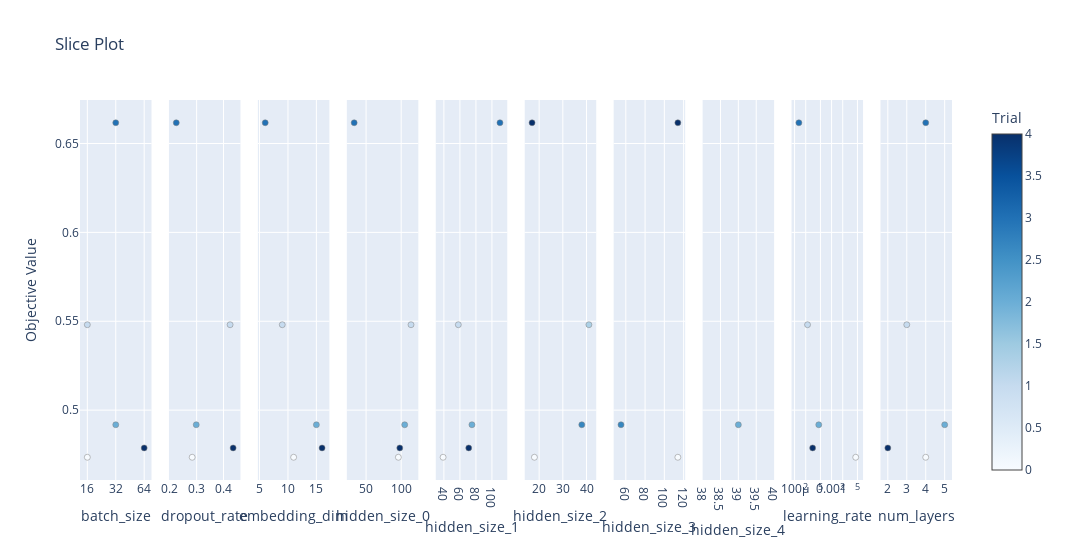

Notebook source saved alongside this figure:
### Code cell
# Slice Plot
plot_slice(study).show()

### Figure 1 — Plotly figure (JSON) as saved in the notebook; plotly's stock layout.template omitted (floating-point values rounded to 4 significant figures)
{"data": [{"marker": {"color": [0, 1, 2, 3, 4], "colorbar": {"title": {"text": "Trial"}, "x": 1, "xpad": 40}, "colorscale": [[0, "rgb(247,251,255)"], [0.125, "rgb(222,235,247)"], [0.25, "rgb(198,219,239)"], [0.375, "rgb(158,202,225)"], [0.5, "rgb(107,174,214)"], [0.625, "rgb(66,146,198)"], [0.75, "rgb(33,113,181)"], [0.875, "rgb(8,81,156)"], [1, "rgb(8,48,107)"]], "line": {"color": "Grey", "width": 0.5}, "showscale": true}, "mode": "markers", "name": "Feasible Trial", "showlegend": false, "type": "scatter", "x": [16, 16, 32, 32, 64], "xaxis": "x", "y": [0.4735, 0.5481, 0.4918, 0.6617, 0.4787], "yaxis": "y"}, {"marker": {"color": [0, 1, 2, 3, 4], "colorbar": {"title": {"text": "Trial"}, "x": 1, "xpad": 40}, "colorscale": [[0, "rgb(247,251,255)"], [0.125, "rgb(222,235,247)"], [0.25, "rgb(198,219,239)"], [0.375, "rgb(158,202,225)"], [0.5, "rgb(107,174,214)"], [0.625, "rgb(66,146,198)"], [0.75, "rgb(33,113,181)"], [0.875, "rgb(8,81,156)"], [1, "rgb(8,48,107)"]], "line": {"color": "Grey", "width": 0.5}, "showscale": false}, "mode": "markers", "name": "Feasible Trial", "showlegend": false, "type": "scatter", "x": [0.2834, 0.4243, 0.2985, 0.2243, 0.4356], "xaxis": "x2", "y": [0.4735, 0.5481, 0.4918, 0.6617, 0.4787], "yaxis": "y2"}, {"marker": {"color": [0, 1, 2, 3, 4], "colorbar": {"title": {"text": "Trial"}, "x": 1, "xpad": 40}, "colorscale": [[0, "rgb(247,251,255)"], [0.125, "rgb(222,235,247)"], [0.25, "rgb(198,219,239)"], [0.375, "rgb(158,202,225)"], [0.5, "rgb(107,174,214)"], [0.625, "rgb(66,146,198)"], [0.75, "rgb(33,113,181)"], [0.875, "rgb(8,81,156)"], [1, "rgb(8,48,107)"]], "line": {"color": "Grey", "width": 0.5}, "showscale": false}, "mode": "markers", "name": "Feasible Trial", "showlegend": false, "type": "scatter", "x": [11, 9, 15, 6, 16], "xaxis": "x3", "y": [0.4735, 0.5481, 0.4918, 0.6617, 0.4787], "yaxis": "y3"}, {"marker": {"color": [0, 1, 2, 3, 4], "colorbar": {"title": {"text": "Trial"}, "x": 1, "xpad": 40}, "colorscale": [[0, "rgb(247,251,255)"], [0.125, "rgb(222,235,247)"], [0.25, "rgb(198,219,239)"], [0.375, "rgb(158,202,225)"], [0.5, "rgb(107,174,214)"], [0.625, "rgb(66,146,198)"], [0.75, "rgb(33,113,181)"], [0.875, "rgb(8,81,156)"], [1, "rgb(8,48,107)"]], "line": {"color": "Grey", "width": 0.5}, "showscale": false}, "mode": "markers", "name": "Feasible Trial", "showlegend": false, "type": "scatter", "x": [96, 114, 105, 33, 98], "xaxis": "x4", "y": [0.4735, 0.5481, 0.4918, 0.6617, 0.4787], "yaxis": "y4"}, {"marker": {"color": [0, 1, 2, 3, 4], "colorbar": {"title": {"text": "Trial"}, "x": 1, "xpad": 40}, "colorscale": [[0, "rgb(247,251,255)"], [0.125, "rgb(222,235,247)"], [0.25, "rgb(198,219,239)"], [0.375, "rgb(158,202,225)"], [0.5, "rgb(107,174,214)"], [0.625, "rgb(66,146,198)"], [0.75, "rgb(33,113,181)"], [0.875, "rgb(8,81,156)"], [1, "rgb(8,48,107)"]], "line": {"color": "Grey", "width": 0.5}, "showscale": false}, "mode": "markers", "name": "Feasible Trial", "showlegend": false, "type": "scatter", "x": [39, 58, 75, 110, 71], "xaxis": "x5", "y": [0.4735, 0.5481, 0.4918, 0.6617, 0.4787], "yaxis": "y5"}, {"marker": {"color": [0, 1, 2, 3], "colorbar": {"title": {"text": "Trial"}, "x": 1, "xpad": 40}, "colorscale": [[0, "rgb(247,251,255)"], [0.125, "rgb(222,235,247)"], [0.25, "rgb(198,219,239)"], [0.375, "rgb(158,202,225)"], [0.5, "rgb(107,174,214)"], [0.625, "rgb(66,146,198)"], [0.75, "rgb(33,113,181)"], [0.875, "rgb(8,81,156)"], [1, "rgb(8,48,107)"]], "line": {"color": "Grey", "width": 0.5}, "showscale": false}, "mode": "markers", "name": "Feasible Trial", "showlegend": false, "type": "scatter", "x": [18, 41, 38, 17], "xaxis": "x6", "y": [0.4735, 0.5481, 0.4918, 0.6617], "yaxis": "y6"}, {"marker": {"color": [0, 2, 3], "colorbar": {"title": {"text": "Trial"}, "x": 1, "xpad": 40}, "colorscale": [[0, "rgb(247,251,255)"], [0.125, "rgb(222,235,247)"], [0.25, "rgb(198,219,239)"], [0.375, "rgb(158,202,225)"], [0.5, "rgb(107,174,214)"], [0.625, "rgb(66,146,198)"], [0.75, "rgb(33,113,181)"], [0.875, "rgb(8,81,156)"], [1, "rgb(8,48,107)"]], "line": {"color": "Grey", "width": 0.5}, "showscale": false}, "mode": "markers", "name": "Feasible Trial", "showlegend": false, "type": "scatter", "x": [114, 55, 114], "xaxis": "x7", "y": [0.4735, 0.4918, 0.6617], "yaxis": "y7"}, {"marker": {"color": [2], "colorbar": {"title": {"text": "Trial"}, "x": 1, "xpad": 40}, "colorscale": [[0, "rgb(247,251,255)"], [0.125, "rgb(222,235,247)"], [0.25, "rgb(198,219,239)"], [0.375, "rgb(158,202,225)"], [0.5, "rgb(107,174,214)"], [0.625, "rgb(66,146,198)"], [0.75, "rgb(33,113,181)"], [0.875, "rgb(8,81,156)"], [1, "rgb(8,48,107)"]], "line": {"color": "Grey", "width": 0.5}, "showscale": false}, "mode": "markers", "name": "Feasible Trial", "showlegend": false, "type": "scatter", "x": [39], "xaxis": "x8", "y": [0.4918], "yaxis": "y8"}, {"marker": {"color": [0, 1, 2, 3, 4], "colorbar": {"title": {"text": "Trial"}, "x": 1, "xpad": 40}, "colorscale": [[0, "rgb(247,251,255)"], [0.125, "rgb(222,235,247)"], [0.25, "rgb(198,219,239)"], [0.375, "rgb(158,202,225)"], [0.5, "rgb(107,174,214)"], [0.625, "rgb(66,146,198)"], [0.75, "rgb(33,113,181)"], [0.875, "rgb(8,81,156)"], [1, "rgb(8,48,107)"]], "line": {"color": "Grey", "width": 0.5}, "showscale": false}, "mode": "markers", "name": "Feasible Trial", "showlegend": false, "type": "scatter", "x": [0.004492, 0.0002238, 0.0004502, 0.0001306, 0.0003077], "xaxis": "x9", "y": [0.4735, 0.5481, 0.4918, 0.6617, 0.4787], "yaxis": "y9"}, {"marker": {"color": [0, 1, 2, 3, 4], "colorbar": {"title": {"text": "Trial"}, "x": 1, "xpad": 40}, "colorscale": [[0, "rgb(247,251,255)"], [0.125, "rgb(222,235,247)"], [0.25, "rgb(198,219,239)"], [0.375, "rgb(158,202,225)"], [0.5, "rgb(107,174,214)"], [0.625, "rgb(66,146,198)"], [0.75, "rgb(33,113,181)"], [0.875, "rgb(8,81,156)"], [1, "rgb(8,48,107)"]], "line": {"color": "Grey", "width": 0.5}, "showscale": false}, "mode": "markers", "name": "Feasible Trial", "showlegend": false, "type": "scatter", "x": [4, 3, 5, 4, 2], "xaxis": "x10", "y": [0.4735, 0.5481, 0.4918, 0.6617, 0.4787], "yaxis": "y10"}], "layout": {"title": {"text": "Slice Plot"}, "width": 3000, "xaxis": {"anchor": "y", "categoryarray": [16, 32, 64], "categoryorder": "array", "domain": [0, 0.082], "title": {"text": "batch_size"}, "type": "category"}, "xaxis10": {"anchor": "y10", "domain": [0.918, 1.0], "title": {"text": "num_layers"}}, "xaxis2": {"anchor": "y2", "domain": [0.102, 0.184], "title": {"text": "dropout_rate"}}, "xaxis3": {"anchor": "y3", "domain": [0.204, 0.286], "title": {"text": "embedding_dim"}}, "xaxis4": {"anchor": "y4", "domain": [0.306, 0.388], "title": {"text": "hidden_size_0"}}, "xaxis5": {"anchor": "y5", "domain": [0.408, 0.49], "title": {"text": "hidden_size_1"}}, "xaxis6": {"anchor": "y6", "domain": [0.51, 0.592], "title": {"text": "hidden_size_2"}}, "xaxis7": {"anchor": "y7", "domain": [0.612, 0.694], "title": {"text": "hidden_size_3"}}, "xaxis8": {"anchor": "y8", "domain": [0.714, 0.796], "title": {"text": "hidden_size_4"}}, "xaxis9": {"anchor": "y9", "domain": [0.816, 0.898], "title": {"text": "learning_rate"}, "type": "log"}, "yaxis": {"anchor": "x", "domain": [0, 1], "title": {"text": "Objective Value"}}, "yaxis10": {"anchor": "x10", "domain": [0, 1], "matches": "y", "showticklabels": false}, "yaxis2": {"anchor": "x2", "domain": [0, 1], "matches": "y", "showticklabels": false}, "yaxis3": {"anchor": "x3", "domain": [0, 1], "matches": "y", "showticklabels": false}, "yaxis4": {"anchor": "x4", "domain": [0, 1], "matches": "y", "showticklabels": false}, "yaxis5": {"anchor": "x5", "domain": [0, 1], "matches": "y", "showticklabels": false}, "yaxis6": {"anchor": "x6", "domain": [0, 1], "matches": "y", "showticklabels": false}, "yaxis7": {"anchor": "x7", "domain": [0, 1], "matches": "y", "showticklabels": false}, "yaxis8": {"anchor": "x8", "domain": [0, 1], "matches": "y", "showticklabels": false}, "yaxis9": {"anchor": "x9", "domain": [0, 1], "matches": "y", "showticklabels": false}}}
